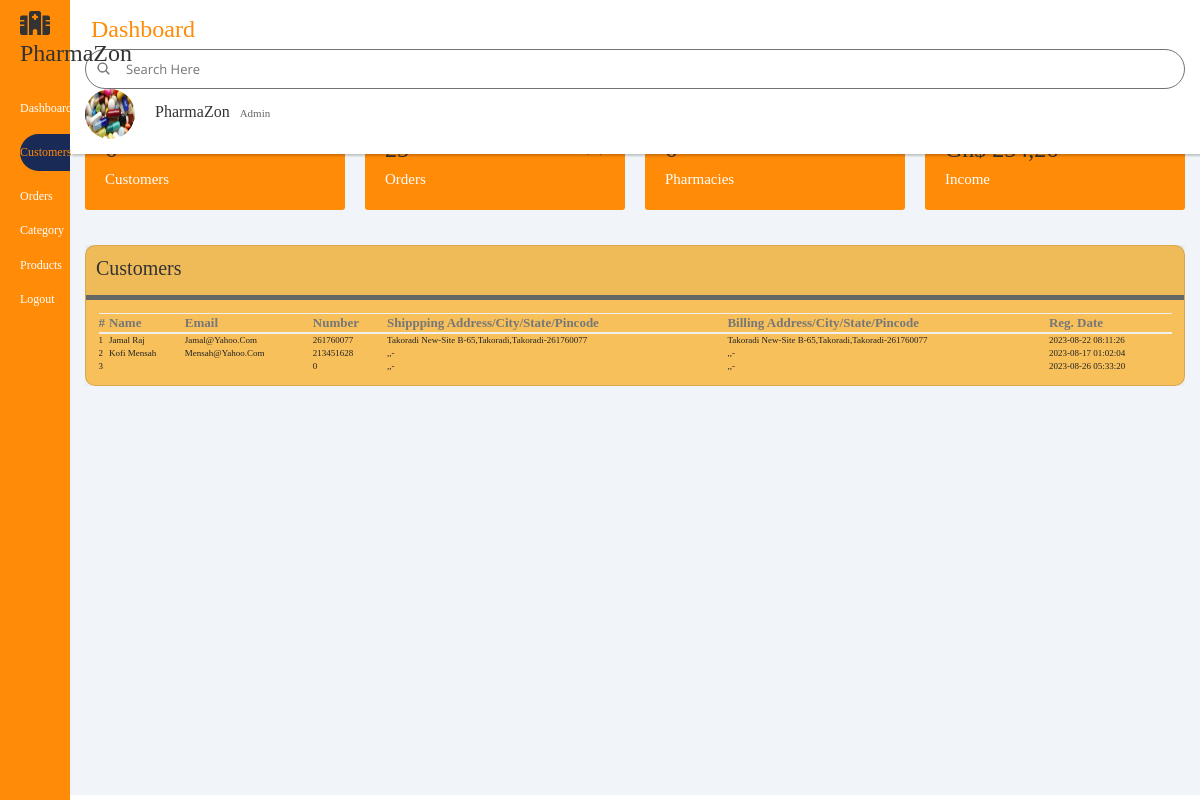
Screenshot of /PharmAdmin/customers.php (signed in) with the database file from the repository.
### tables this page shows
CREATE TABLE `users` (
  `id` int(11) NOT NULL,
  `name` varchar(255) DEFAULT NULL,
  `email` varchar(255) DEFAULT NULL,
  `contactno` bigint(11) DEFAULT NULL,
  `password` varchar(255) DEFAULT NULL,
  `shippingAddress` longtext DEFAULT NULL,
  `shippingState` varchar(255) DEFAULT NULL,
  `shippingCity` varchar(255) DEFAULT NULL,
  `shippingPincode` int(11) DEFAULT NULL,
  `billingAddress` longtext DEFAULT NULL,
  `billingState` varchar(255) DEFAULT NULL,
  `billingCity` varchar(255) DEFAULT NULL,
  `billingPincode` int(11) DEFAULT NULL,
  `regDate` timestamp NOT NULL DEFAULT current_timestamp(),
  `updationDate` varchar(255) DEFAULT NULL
);

### PharmAdmin/customers.php (the view, shortened to what this page needs)
<?php
include('includes/config.php');
if(strlen($_SESSION['login'])==0)
	{
header('location:index.php');
}
else{
?>
<!DOCTYPE html>
<html lang="en">
<head>
    <link href="https://cdnjs.cloudflare.com/ajax/libs/font-awesome/6.3.0/css/all.min.css" rel="stylesheet">
    <link rel="stylesheet" href="https://cdn.jsdelivr.net/npm/bootstrap@4.0.0/dist/css/bootstrap.min.css" >
    <link rel="stylesheet" href="https://maxst.icons8.com/vue-static/landings/line-awesome/line-awesome/1.3.0/css/line-awesome.min.css">
    <link rel="stylesheet" href="../css/admin.css">
    <link type="text/css" href="bootstrap/css/bootstrap.min.css" rel="stylesheet">
	<link type="text/css" href="bootstrap/css/bootstrap-responsive.min.css" rel="stylesheet">
	<link type="text/css" href="css/theme.css" rel="stylesheet">
	<link type="text/css" href="images/icons/css/font-awesome.css" rel="stylesheet">
</head>
<body>
        <div class="sidebar">
            <div class="sidebar-brand">
            <h2><span class="fas fa-hospital" ></span> <span>PharmaZon</span>
                </h2>
            </div>
            <div class="sidebar-menu">
                <ul>
                    <li>
                        <a href="admin.php"><span class="las la-igloo"></span>
                            <span>Dashboard</span></a>
                    </li>
                    <li>
                        <a href="customers.php"  class="active"><span class="las la-users"></span>
                            <span>Customers</span></a>
                    </li>
                    <li>
                        <a href="orderX.php" ><span class="las la-shopping-bag"></span>
                            <span>Orders</span></a>
                    </li>
                     <li>
                        <a href="category.php" ><span class="las la-home"></span>
                            <span>Category</span></a>
                    </li>
                    <li>
                        <a href="products.php" ><span class="las la-receipt"></span>
                            <span>Products</span></a>
                    </li>
                    <li>
                    <a href="logout.php"><span class="las la-door-closed"></span>
                            <span>Logout</span></a>
                    </li>
                </ul>
            </div>
        </div>
        <div class="main-content">
            <header>
                <h2>
                    Dashboard
                </h2>
                <div class="search-wrapper">
                    <ion-icon name="search"></ion-icon>
                    <input type="search" placeholder="Search here">
                </div>
                <div class="user-wrapper">
                    <img src="../Medicine/pills-pharmacy-wallpaper-preview.jpg" width="50px" height="50px" alt="">
                <h4>PharmaZon</h4>
                <small>Admin</small>
                </div>
            </header>
            <main>
                <div class="cards">
                      <div class="card-single">
                          <div>
                          <h2>6</h2>
                          <span>Customers</span>
                     </div>
                    <div>
                    <ion-icon name="bag-handle"></ion-icon>
                     </div>
                     </div>
                     <div class="card-single">
                    <div>
                 <h2>25</h2>
                     <span>Orders</span>
                    </div>
                 <div>
                  <ion-icon name="restaurant"></ion-icon>
                    </div>
                     </div>
                     <div class="card-single">
                          <div>
                             <h2>6</h2>
                             <span>Pharmacies</span>
                         </div>
                            <div>
                             <ion-icon name="people"></ion-icon>
                          </div>
                     </div>
                    <div class="card-single">
                         <div>
                             <h2>Gh$ 254,26</h2>
                              <span>Income</span>
                         </div>
                         <div>
                             <ion-icon name="card"></ion-icon>
                         </div>
                   </div>
                   </div>
<section>
                <div class="recent-grid">
                    <div class="projects">
                        <div class="card">
                            <div class="card-header">
                                <h3>Customers</h3>
                            </div>
                            <div class="card-body">
                               <div class="table-responsive">
                                <table width="100%" >
                                    <thead>
                                    <tr>
                                         <th>#</th>
											<th> Name</th>
											<th>Email </th>
											<th>Number</th>
											<th>Shippping Address/City/State/Pincode </th>
											<th>Billing Address/City/State/Pincode </th>
											<th>Reg. Date </th>
                                    </tr>
                                </thead>
                                <tbody>
<?php $query=mysqli_query($con,"select * from users");
$cnt=1;
while($row=mysqli_fetch_array($query))
{
?>
                                    <tr>
                                        <td><?php echo htmlentities($cnt);?></td>
                                        <td><?php echo htmlentities($row['name']);?></td>
                                        <td>
                                        <?php echo htmlentities($row['email']);?>
                                        </td>
                                        <td> <?php echo htmlentities($row['contactno']);?></td>
											<td><?php echo htmlentities($row['shippingAddress'].",".$row['shippingCity'].",".$row['shippingState']."-".$row['shippingPincode']);?></td>
											<td><?php echo htmlentities($row['billingAddress'].",".$row['billingCity'].",".$row['billingState']."-".$row['billingPincode']);?></td>
											<td><?php echo htmlentities($row['regDate']);?></td>
										<?php $cnt=$cnt+1; } ?>
                                </tbody>
                                </table>
                               </div>
                            </div>
                        </div>
                    </div>
            </main>
        </div>
</body>
</html>
<?php } ?>

### css/admin.css (style rules this page uses)
:root { --green: #27ae60; --orange: rgb(255, 139, 7); --black:#192a56; --red:rgb(255, 7, 7); --yellow:rgba(21, 255, 0, 0.938); --light-color:#666; --box-shadow:0 .5rem 1.5rem rgba(0,0,0,.1); }
* { font-family: Georgia, 'Times New Roman', Times, serif; margin: 0; padding: 0; box-sizing: border-box; list-style-type: none; text-decoration: none; text-transform: capitalize; transition: all .2s linear; }
.sidebar { width: 345px; position: fixed; height: 100%; top: 0; left: 0; background: var(--orange); z-index: 100; transition: width 300ms; }
.sidebar-brand { height: 90px; padding: 1rem 0rem 1rem 2rem; color: var(--black); }
.sidebar-brand span { display: inline-block; padding-right: 1rem; }
.sidebar-menu { margin-top: 1rem; }
.sidebar-menu li { width: 100%; margin-bottom: 1.7rem; padding-left: 1rem; }
.sidebar-menu a { padding-left: 1rem; display: block; color: #fff; font-size: 1.2rem; }
.sidebar-menu a.active { background: var(--black); padding-top: 1rem; padding-bottom: 1rem; color: var(--orange); border-radius: 30px 0px 0px 30px; }
.main-content { transition: margin-left 300ms; margin-left: 345px; }
header { background: #fff; display: flex; justify-content: space-between; padding: 1.5rem ; box-shadow: 2px 2px 2px rgba(0,0,0,.2); position: fixed; left: 365px; width: calc(100% - 345px); top: 0; z-index: 100; transition: left 300ms; }
header h2 { color: var(--orange); }
.search-wrapper { border: 1px solid #747272; border-radius: 30px; height: 40px; display: flex; align-items: center; overflow-x: hidden; }
.search-wrapper ion-icon { display: inline-block; padding: 0rem 1rem; font-size: 1.5rem; }
.search-wrapper input { height: 100%; padding: .5rem; border: none; outline: none; }
.user-wrapper { display: flex; align-items: center; gap: 1rem; }
.user-wrapper img { border-radius: 50%; margin-right: 1rem; }
.user-wrapper small { display: inline-block; color: #666; }
main { margin-top: 85px; padding: 2rem 1.5rem; background: #f1f5f9; min-height: calc(100vh - 90px); }
.cards { display: grid; grid-template-columns: repeat(4, 1fr); grid-gap: 2rem; margin-top: 1rem; }
.card-single { display: flex; justify-content: space-between; background: var(--orange); padding: 2rem; border-radius: 3px; }
.card-single ion-icon:first-child { color: var(--black); font-size: 2rem; }
.card-single span { font-size: 1.5rem; color: #fff; }
.recent-grid { margin-top: 3.5rem; display: grid; grid-gap: 2rem; }
.card { background: rgb(247, 192, 91); border-radius: 10px; }
.card-header { padding: 1rem; }
.card-header { display: flex; justify-content: space-between; align-items: center; border-bottom: 5px solid var(--light-color); }
table { border-collapse: collapse; }
thead tr { border-top: 1px solid #f0f0f0; border-bottom: 2px solid #f0f0f0; }
td { padding: .5rem 1rem; font-size: .9rem; color: #222; }
tr td:last-child { display: flex; align-items: center; }
.table-responsive { width: 100%; overflow-x: auto; }
section:nth-child(even) { background: #eee; }
@media only screen and (max-width: 1200px) { .sidebar { width: 70px; } }
@media only screen and (max-width: 1200px) { .sidebar .sidebar-brand, .sidebar li { padding-left: 1rem; text-align: center; } }
@media only screen and (max-width: 1200px) { .sidebar li a { padding-left: 0rem; } }
@media only screen and (max-width: 1200px) { .sidebar .sidebar-brand h2 span:last-child, .sidebar li a span:last-child { display: none; } }
@media only screen and (max-width: 1200px) { .main-content { margin-left: 70px; } }
@media only screen and (max-width: 1200px) { .main-content header { width: calc(100% - 70px); left: 70px; } }

### admin/css/theme.css (style rules this page uses)
body { font-size: 13px; font-family: 'Open Sans', Arial, sans-serif; background: #fff; color: #777 }
h1, h2, h3, h4, h5, h6 { color: #333; margin-top: 0 }
h2 { font-size: 24px }
h3 { font-size: 20px }
h4 { font-size: 16px }
small, .small { font-size: 11px }
select, textarea, input[type="text"], input[type="password"], input[type="datetime"], input[type="datetime-local"], input[type="date"], input[type="month"], input[type="time"], input[type="week"], input[type="number"], input[type="email"], input[type="url"], input[type="search"], input[type="tel"], input[type="color"], .uneditable-input, label, input, button, select, textarea { -webkit-border-radius: 3px; -moz-border-radius: 3px; border-radius: 3px; font-size: 13px; font-family: 'Open Sans', Tahoma, Arial, sans-serif }

### rows the page displays
users: name "Jamal Raj", email "Jamal@yahoo.com", contactno "261760077", shippingAddress+shippingCity+shippingState "Takoradi New-Site B-65,Takoradi,Takoradi-261760077", billingAddress+billingCity+billingState "Takoradi New-Site B-65,Takoradi,Takoradi-261760077", regDate "2023-08-22 08:11:26"
users: name "Kofi Mensah", email "Mensah@yahoo.com", contactno "213451628", shippingAddress+shippingCity+shippingState ",,-", billingAddress+billingCity+billingState ",,-", regDate "2023-08-17 01:02:04"
users: contactno "0", shippingAddress+shippingCity+shippingState ",,-", billingAddress+billingCity+billingState ",,-", regDate "2023-08-26 05:33:20"
